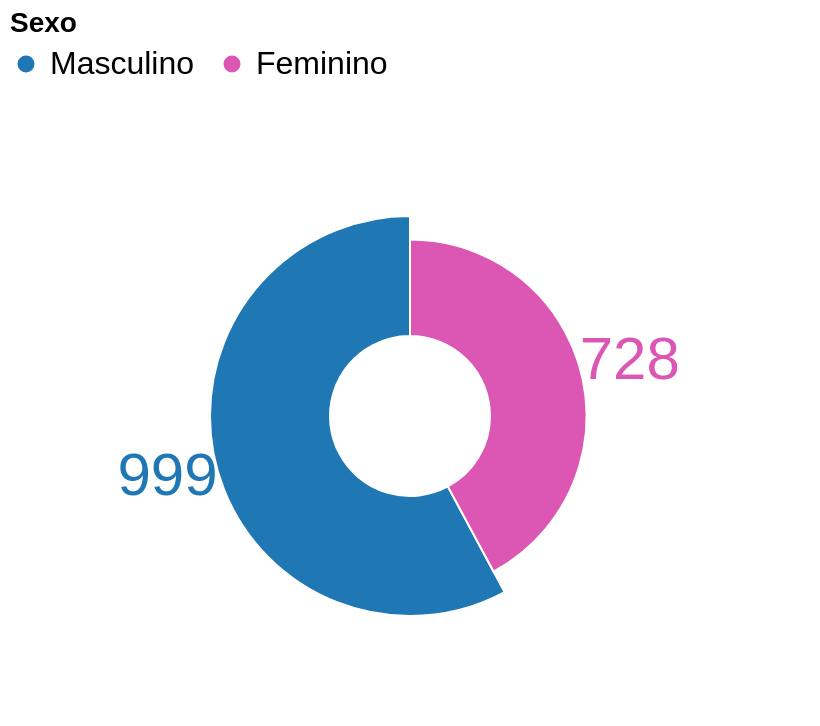

Express this chart as Vega-Lite.
### Vega-Lite specification from a JSON file in a GitHub repository (floating-point values rounded to 4 significant figures; data arrays with more than 128 entries replaced by an {"elided": "..."} marker saying what was removed)
{"$schema": "https://vega.github.io/schema/vega-lite/v5.json", "data": {"values": {"elided": "976 records"}}, "width": "container", "config": {"background": "transparent", "view": {"continuousWidth": 400, "continuousHeight": 300}}, "transform": [{"filter": "((datum.classificacao === 'mortos') && (datum.ultima_atualizacao === 'True'))"}, {"fold": ["masculino", "feminino"]}, {"calculate": "if((datum.key === 'masculino'),'Masculino',datum.key)", "as": "key"}, {"calculate": "if((datum.key === 'feminino'),'Feminino',datum.key)", "as": "key"}], "layer": [{"mark": {"type": "arc", "innerRadius": 40, "stroke": "#fff"}}, {"mark": {"type": "text", "radiusOffset": 25, "fontSize": 30}, "encoding": {"text": {"field": "value", "aggregate": "sum", "type": "quantitative"}}}], "encoding": {"theta": {"field": "value", "aggregate": "sum", "type": "quantitative", "stack": true}, "radius": {"field": "value", "aggregate": "sum", "type": "quantitative", "scale": {"type": "sqrt", "zero": true, "range": [20, 100]}}, "color": {"field": "key", "type": "nominal", "legend": {"labelFontSize": 16, "orient": "top", "title": "Sexo", "titleFontSize": 14}, "scale": {"domain": ["Masculino", "Feminino"], "range": ["#1f77b4", "#dc56b4"]}}}, "view": {"stroke": null}}
